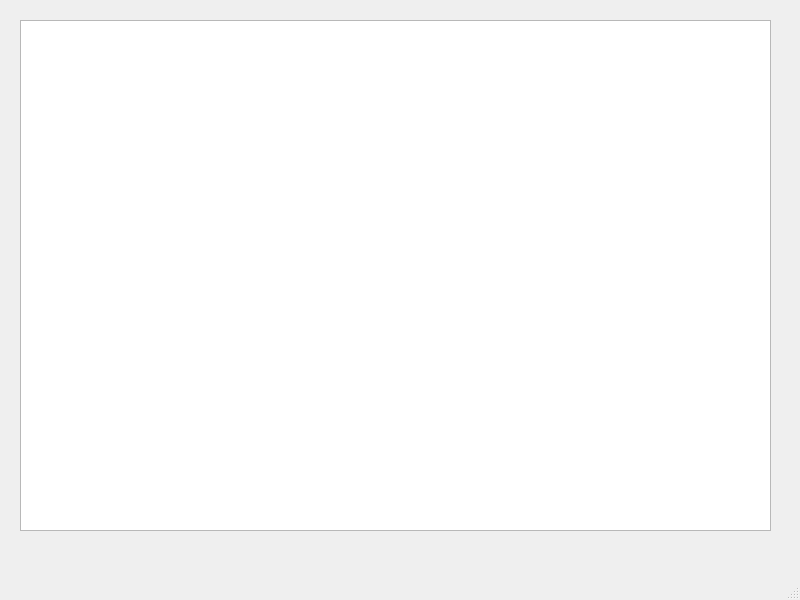
<?xml version="1.0" encoding="UTF-8"?>
<ui version="4.0">
 <class>ABC_Analyse</class>
 <widget class="QMainWindow" name="ABC_Analyse">
  <property name="geometry">
   <rect>
    <x>0</x>
    <y>0</y>
    <width>800</width>
    <height>600</height>
   </rect>
  </property>
  <property name="windowTitle">
   <string>MainWindow</string>
  </property>
  <widget class="QWidget" name="centralwidget">
   <widget class="QTableWidget" name="tableWidget">
    <property name="geometry">
     <rect>
      <x>20</x>
      <y>20</y>
      <width>751</width>
      <height>511</height>
     </rect>
    </property>
   </widget>
  </widget>
  <widget class="QMenuBar" name="menubar">
   <property name="geometry">
    <rect>
     <x>0</x>
     <y>0</y>
     <width>800</width>
     <height>26</height>
    </rect>
   </property>
  </widget>
  <widget class="QStatusBar" name="statusbar"/>
 </widget>
 <resources/>
 <connections/>
</ui>
